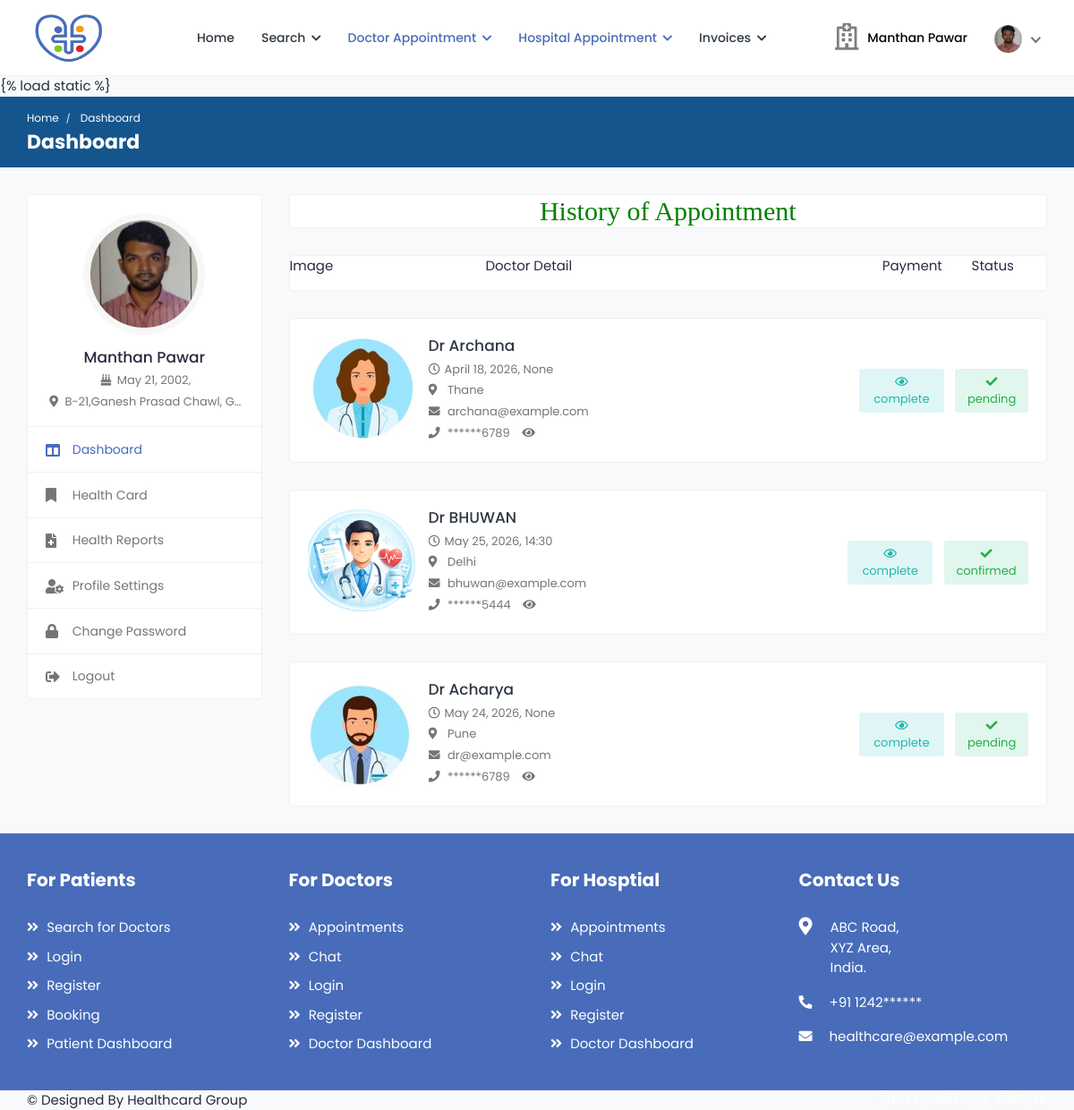
The page /history_p_appointment (signed in) on the database as committed earlier.
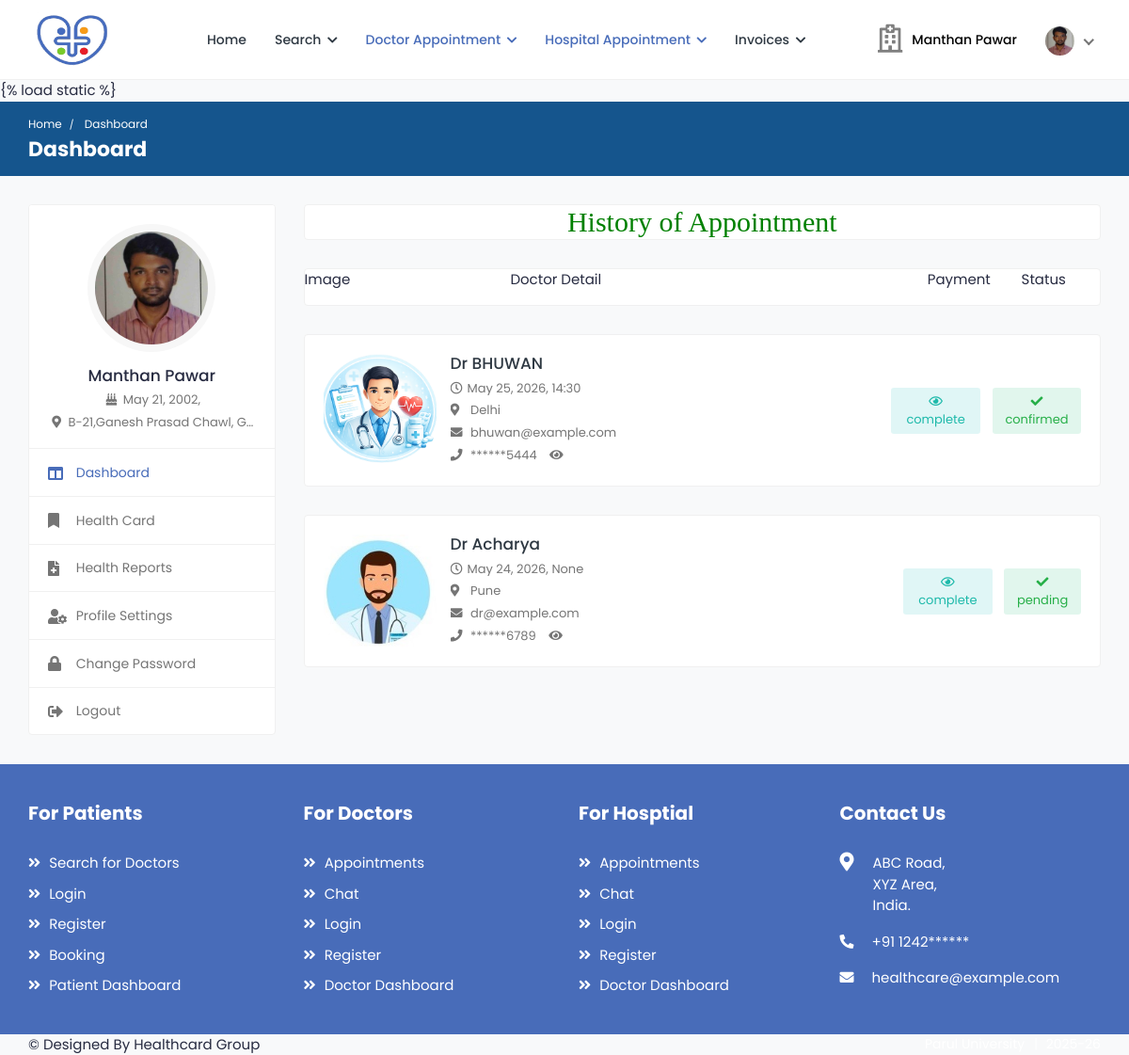
The same page on the database as committed later.
### health/models.py (models this page shows, shortened)
class Appointment(models.Model):
    doctor=models.ForeignKey(Doctor, on_delete=models.CASCADE, null=True)
    patient=models.ForeignKey(Patient, on_delete=models.CASCADE, null=True)
    medical=models.ForeignKey(Medical, on_delete=models.CASCADE, null=True)
    a_date=models.DateField(null=True)
    a_timing=models.CharField(max_length=100,null=True)
    status=models.CharField(max_length=100,null=True)
    p_status=models.CharField(max_length=100,null=True)

class Doctor(models.Model):
    status = models.CharField(max_length=100,null=True)
    user = models.ForeignKey(User, on_delete=models.CASCADE, null=True)
    mobile = models.CharField(max_length=10, null=True)
    address = models.CharField(max_length=100, null=True)
    experience = models.CharField(max_length=100, null=True)
    specialist = models.CharField(max_length=100, null=True)
    service = models.CharField(max_length=100, null=True)
    clinic = models.CharField(max_length=100, null=True)
    cl_address = models.CharField(max_length=100, null=True)
    daystiming = models.CharField(max_length=100, null=True)
    timing = models.CharField(max_length=100, null=True)
    price = models.CharField(max_length=100, null=True)
    dob = models.DateField(null=True)
    gender = models.CharField(max_length=100,choices=gender,null=True)
    biography = models.TextField(null=True)
    image = models.FileField(null=True)

### health/views.py (the view)
# urls.py: path('history_p_appointment',history_p_appointment,name="history_p_appointment"),
def history_p_appointment(request):
    tod=datetime.date.today()
    data=Appointment.objects.filter(patient=Patient.objects.get(user=request.user),a_date__lte=tod)
    d={'data':data}
    return render(request,'patient/history_p_appoinment.html',d)

### health/templates/patient/history_p_appoinment.html (shortened to what this page needs)
{% extends 'patient/sidebar.html' %}
{% load static %}
{% block b %}
<h2 style="font-family:roman;color:green" align="center" class="card">History of Appointment</h2>
        <div class="card">
                    <div class="row">
                        <div class="col-3">
                            <p>
                                Image
                            </p>
                        </div>
                            <div class="col-5">
                                <p >
                                    Doctor Detail
                                </p>
                            </div>
                        <div class="col-4">
                                    <span style="margin-right:5%;margin-left:30%">
                                        Payment
                                    </span>
                                    <span style="margin-left:6%">
                                        Status
                                    </span>
                            </div>
                        </div>
                    </div>
    {% for i in data %}
        <div class="appointments">
                <div class="appointment-list">
                    <div class="profile-info-widget">
                        <a href="#" class="booking-doc-img">
                            <img src="{{i.doctor.image.url}}" alt="User Image">
                        </a>
                        <div class="profile-det-info" style="">
                            <h3><a href="#">Dr {{i.doctor.user.first_name}}</a></h3>
                            <div class="patient-details">
                                <h5><i class="far fa-clock"></i>{{i.a_date}}, {{i.a_timing}}</h5>
                                <h5><i class="fas fa-map-marker-alt"></i> {{i.doctor.cl_address}}</h5>
                                <h5><i class="fas fa-envelope"></i> {{i.doctor.user.email}}</h5>
                                <h5 class="mb-0"><i class="fas fa-phone"></i>
                                    	<span class="contact-mask" data-contact="{{ i.doctor.mobile }}">
							******{{ i.doctor.mobile|slice:"-4:" }}
						</span>
						<i class="fa fa-eye toggle-contact" style="cursor:pointer;margin-left:10px;"></i>
                                </h5>
                            </div>
                        </div>
                    </div>
                    <div class="appointment-action">
                        <a href="#" class="btn btn-sm bg-info-light" data-toggle="modal" data-target="#appt_details" style="margin-right:4%">
                            <i class="far fa-eye"></i> {{i.p_status}}
                        </a>
                        <a href="javascript:void(0);" class="btn btn-sm bg-success-light">
                            <i class="fas fa-check"></i>{{i.status}}
                        </a>
                    </div>
                </div>
            </div>
{% endfor %}
{% endblock %}

Rows that differ between the two databases and show on the page:
no longer on this page (row edited): Appointment: doctor.image (picture), doctor.user.first_name "Archana", a_date "April 18, 2026", a_timing "None", doctor.cl_address "Thane", doctor.user.email "archana@example.com", doctor.mobile "6789", p_status "complete", status "pending"
